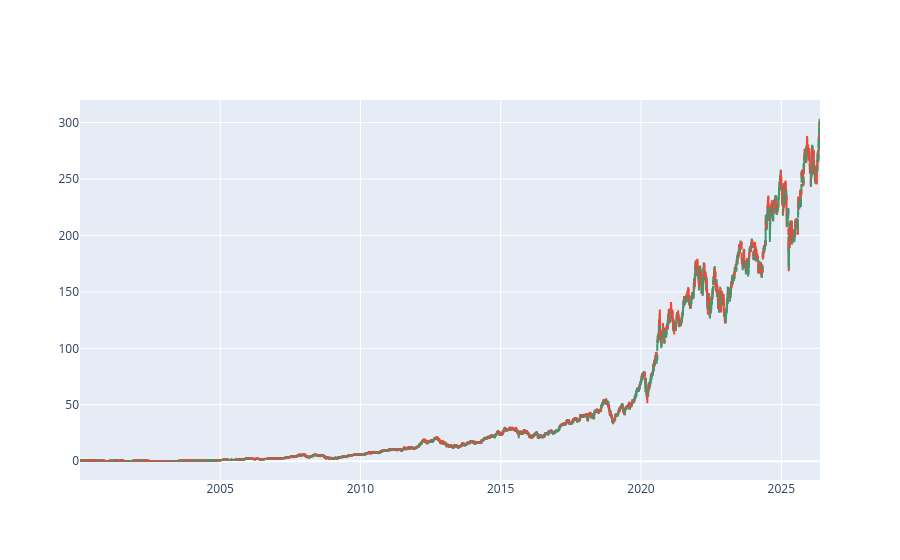

The notebook cell saved with this chart:
### Code cell
# CandleSticks
import plotly.graph_objects as go 

fig = go.Figure(data=[go.Candlestick(
    x=dft['Date'],
    open=dft['Open'],
    high=dft['High'],
    low=dft['Low'],
    close=dft['Close']
)])

fig.update_layout(xaxis_rangeslider_visible=False)
fig.show()

### Figure 1 — Plotly figure (JSON) as saved in the notebook; plotly's stock layout.template omitted (floating-point values rounded to 4 significant figures; data arrays with more than 128 entries replaced by an {"elided": "..."} marker saying what was removed)
{"data": [{"close": {"elided": "6635 str values"}, "high": {"elided": "6635 str values"}, "low": {"elided": "6635 str values"}, "open": {"elided": "6635 str values"}, "type": "candlestick", "x": {"elided": "6635 str values"}}], "layout": {"xaxis": {"rangeslider": {"visible": false}}}}
